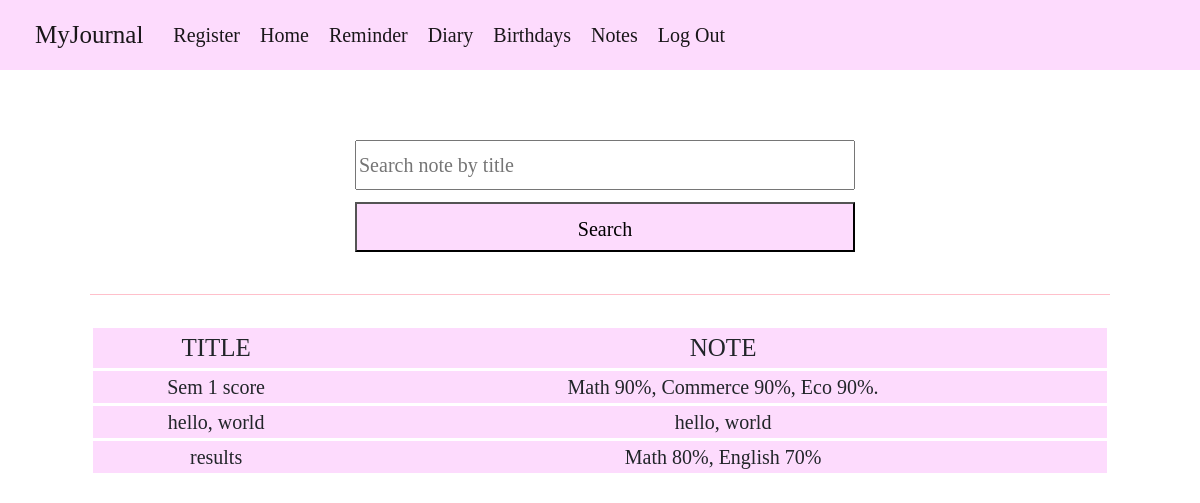
/notes_db (signed in), run on the app's committed database.
### tables this page shows
CREATE TABLE notes (id INTEGER, title VARCHAR(30), note VARCHAR(200));

### application.py (the view)
@app.route("/notes_db", methods=["GET", "POST"])
@login_required
def notes_db():
    if request.method == "GET":
        notes = db.execute("SELECT * FROM notes WHERE id = ?", session["user_id"])
        if not notes:
            return "You have no entries in record"
        return render_template("notes_db.html", notes=notes)
    else:
        title = request.form.get("title").lower()
        entry = db.execute("SELECT * FROM notes WHERE id = ? AND title = ?", session["user_id"], title)
        if not entry:
            return "You have no such entry in record"
        return render_template("notes_result.html", entry=entry)

### application.py (called while the page is built)
@app.after_request
def after_request(response):
    response.headers["Cache-Control"] = "no-cache, no-store, must-revalidate"
    response.headers["Expires"] = 0
    response.headers["Pragma"] = "no-cache"
    return response

### helpers.py (called while the page is built)
def login_required(f):
    @wraps(f)
    def decorated_function(*args, **kwargs):
        if session.get("user_id") is None:
            return redirect("/login")
        return f(*args, **kwargs)
    return decorated_function

### templates/notes_db.html (shortened to what this page needs)
{% extends "layout.html" %}
{% block main %}
    <form action="/notes_db" method="post" class="center">
        <div>
            <input autocomplete="off" autofocus class="a" name="title" placeholder="Search note by title" type="text">
        </div>
        <div>
            <button class="a button center" type="submit">Search</button>
        </div>
    </form>
    <hr style="border-top: 1px solid pink;">
    <table>
        <tr>
            <td style="font-size: 25px; text-align: center;">TITLE</td>
            <td style="font-size: 25px; text-align: center;">NOTE</td>
        </tr>
        {% for row in notes %}
        <tr>
            <td style="text-align: center;">{{ row.title }}</td>
            <td style="text-align: center;">{{ row.note }}</td>
        </tr>
        {% endfor %}
    </table>
{% endblock %}

### static/styles.css (style rules this page uses)
* { font-family: "Times New Roman", Times, serif; font-size: 20px; }
.center { margin: auto; width: 50%; padding: 10px; }
.a { width: 500px; margin-bottom: 12px; height: 50px; }
.button { background-color: #FDDBFD; }
hr { margin-bottom: 30px; }
table { width: 100%; background-color: #FDDBFD; }
tr { margin-bottom: 10px; border: 3px solid white; }

### data on the page
notes: title "Sem 1 score", note "Math 90%, Commerce 90%, Eco 90%."
notes: title "hello, world", note "hello, world"
notes: title "results", note "Math 80%, English 70%"
